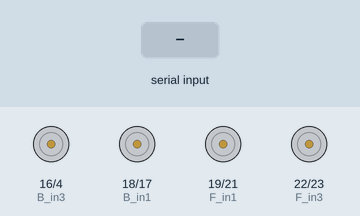
Simulated run of this sketch. Board: Arduino Mega 2560, built with avr-gcc and run on an emulated ATmega2560. Shown: motor-driver pin pairs drawn as motors (green arrow = first pin HIGH = forward, orange = second pin HIGH = backward, longer = more drive). The inputs (shaded band) are chosen by the test bench. What the sketch prints to the serial monitor is not drawn.

Above: at 1.2 s.
1.3 s: "F\n" received over Serial
At 1.9 s:
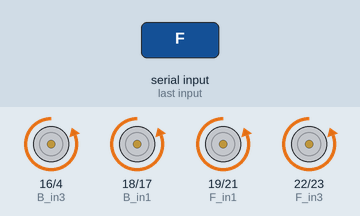
2.8 s: "B\n" received over Serial
At 3.1 s:
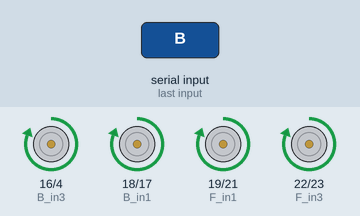
4.3 s: "L\n" received over Serial
At 5.4 s:
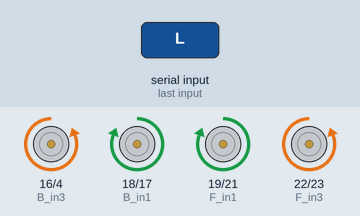
5.8 s: "R\n" received over Serial
At 6.6 s:
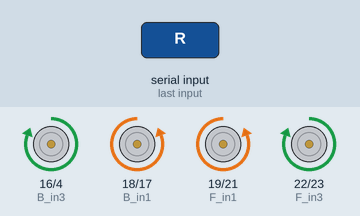
7.3 s: "S\n" received over Serial
At 7.7 s:
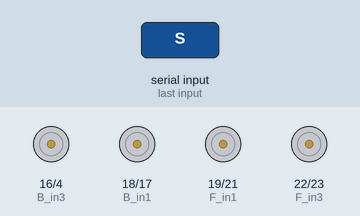
Timing chart, 0 to 9.8 s (numbered marks = the images above; inputs shaded):
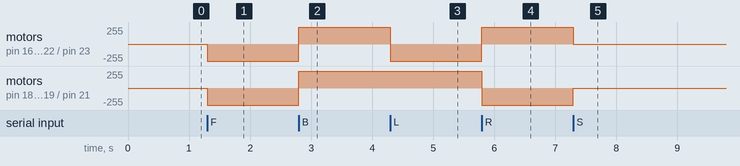

The sketch:

Motor.ino
```cpp
#include <Arduino.h>

// Définition des broches
// Front Left Motor
#define F_in1 19
#define F_in2 21
// Front Right Motor
#define F_in3 22
#define F_in4 23

// Back Left Motor
#define B_in1 18
#define B_in2 17
// Back Right Motor
#define B_in3 16
#define B_in4 4


void forward() {
  digitalWrite(F_in1, LOW);
  digitalWrite(F_in2, HIGH);
  digitalWrite(B_in1, LOW);
  digitalWrite(B_in2, HIGH);

  digitalWrite(F_in3, LOW);
  digitalWrite(F_in4, HIGH);
  digitalWrite(B_in3, LOW);
  digitalWrite(B_in4, HIGH);
}

void reverse() {
  digitalWrite(F_in1, HIGH);
  digitalWrite(F_in2, LOW);
  digitalWrite(B_in1, HIGH);
  digitalWrite(B_in2, LOW);

  digitalWrite(F_in3, HIGH);
  digitalWrite(F_in4, LOW);
  digitalWrite(B_in3, HIGH);
  digitalWrite(B_in4, LOW);
}

void turn_left() {
  digitalWrite(F_in1, HIGH);
  digitalWrite(F_in2, LOW);
  digitalWrite(B_in1, HIGH);
  digitalWrite(B_in2, LOW);

  digitalWrite(F_in3, LOW);
  digitalWrite(F_in4, HIGH);
  digitalWrite(B_in3, LOW);
  digitalWrite(B_in4, HIGH);
}

void turn_right() {
  digitalWrite(F_in1, LOW);
  digitalWrite(F_in2, HIGH);
  digitalWrite(B_in1, LOW);
  digitalWrite(B_in2, HIGH);

  digitalWrite(F_in3, HIGH);
  digitalWrite(F_in4, LOW);
  digitalWrite(B_in3, HIGH);
  digitalWrite(B_in4, LOW);
}

void stop() {
  digitalWrite(F_in1, LOW);
  digitalWrite(F_in2, LOW);
  digitalWrite(B_in1, LOW);
  digitalWrite(B_in2, LOW);

  digitalWrite(F_in4, LOW);
  digitalWrite(F_in3, LOW);
  digitalWrite(B_in4, LOW);
  digitalWrite(B_in3, LOW);
}

void readSerialCommand() {
    if (Serial.available()) {
        String input = Serial.readStringUntil('\n');
        input.trim();
        char cmd = input.charAt(0);

        switch (cmd) {
          case 'F': forward(); break;
          case 'B': reverse(); break;
          case 'L': turn_left(); break;
          case 'R': turn_right(); break;
          case 'S': stop(); break;
    }
    }
}

void setup() {
  Serial.begin(115200);
  Serial.println("GPIO setup");

  // Configurer les broches en sortie
  pinMode(F_in1, OUTPUT);
  pinMode(F_in2, OUTPUT);
  pinMode(F_in3, OUTPUT);
  pinMode(F_in4, OUTPUT);
  pinMode(B_in1, OUTPUT);
  pinMode(B_in2, OUTPUT);
  pinMode(B_in3, OUTPUT);
  pinMode(B_in4, OUTPUT);

  // Initialiser à LOW
  stop();
}

void loop() {
  readSerialCommand();
}
```

Measured:
- after the input at 1.3 s, motor on pin 16 (B_in3) / pin 4 (B_in4), motor on pin 18 (B_in1) / pin 17 (B_in2), motor on pin 19 (F_in1) / pin 21 (F_in2), motor on pin 22 (F_in3) / pin 23 (F_in4): stopped → backward 255/255 at once
- after the input at 2.8 s, motor on pin 16 (B_in3) / pin 4 (B_in4), motor on pin 18 (B_in1) / pin 17 (B_in2), motor on pin 19 (F_in1) / pin 21 (F_in2), motor on pin 22 (F_in3) / pin 23 (F_in4): backward 255/255 → forward 255/255 at once
- after the input at 4.3 s, motor on pin 16 (B_in3) / pin 4 (B_in4), motor on pin 22 (F_in3) / pin 23 (F_in4): forward 255/255 → backward 255/255 at once
- after the input at 5.8 s, motor on pin 16 (B_in3) / pin 4 (B_in4), motor on pin 22 (F_in3) / pin 23 (F_in4): backward 255/255 → forward 255/255 at once; motor on pin 18 (B_in1) / pin 17 (B_in2), motor on pin 19 (F_in1) / pin 21 (F_in2): forward 255/255 → backward 255/255 at once
- after the input at 7.3 s, motor on pin 16 (B_in3) / pin 4 (B_in4), motor on pin 22 (F_in3) / pin 23 (F_in4): forward 255/255 → stopped at once; motor on pin 18 (B_in1) / pin 17 (B_in2), motor on pin 19 (F_in1) / pin 21 (F_in2): backward 255/255 → stopped at once
